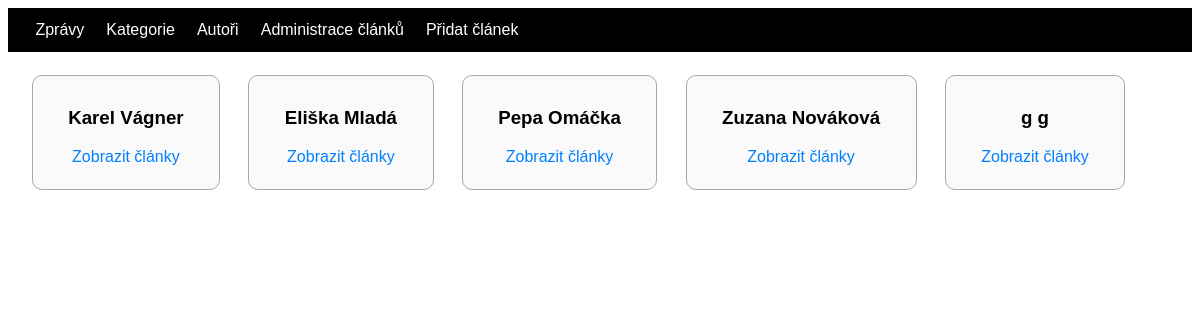
Screenshot of /author.php with the database file from the repository.
### tables this page shows
CREATE TABLE `author` (
  `id` int(11) NOT NULL,
  `email` varchar(255) NOT NULL,
  `password` varchar(255) NOT NULL,
  `name` varchar(20) NOT NULL,
  `surname` varchar(50) NOT NULL
);

### author.php (the view, shortened to what this page needs)
<head>
    <link rel="stylesheet" href="style.css">
</head>
<body>
<?php
require_once 'database.php';
$sql = 'SELECT * FROM author';
$stmt = $conn->query($sql);
$author = $stmt->fetchALl();
?>
<header>
    <div>
        <a class="odkazy" href="index.php">Zprávy</a>
        <a class="odkazy" href="category.php">Kategorie</a>
        <a class="odkazy" href="author.php">Autoři</a>
        <a class="odkazy" href="administration.php">Administrace článků</a>
        <a class="odkazy" href="articleadd.php">Přidat článek</a>
    </div>
</header>
<?php foreach ($author as $a): ?>
    <div class="CategoryAuthor">
        <h3><?= $a['name'] ?> <?= $a['surname'] ?></h3>
        <a class="CategoryAuthorA" href="authorfilter.php?id=<?= $a['id'] ?>">Zobrazit články</a>
    </div>
<?php endforeach; ?>
</body>
</html>

### style.css (style rules this page uses)
@media only screen and (min-width: 1111px) { body { font-family: "Arial"; } }
@media only screen and (min-width: 1111px) { header { border: solid 1px black; background-color: black; padding: 1%; } }
@media only screen and (min-width: 1111px) { .odkazy { margin-left: 1%; color: white; text-decoration: none; border: solid black; } }
@media only screen and (min-width: 1111px) { .CategoryAuthor { border:solid 1px rgb(168, 168, 168); background-color: rgb(250, 250, 250); border-radius: 10px; padding-top: 1%; padding-left: 3%; padding-right: 3%; padding-bottom: 2%; text-align: center; text-align:top; display: inline-block; margin-top: 2%; margin-left: 2%; } }
@media only screen and (min-width: 1111px) { .CategoryAuthorA { text-decoration: none; color: rgb(0, 128, 255); } }

### rows the page displays
author: name "Karel", surname "Vágner"
author: name "Eliška", surname "Mladá"
author: name "Pepa", surname "Omáčka"
author: name "Zuzana", surname "Nováková"
author: name "g", surname "g"
